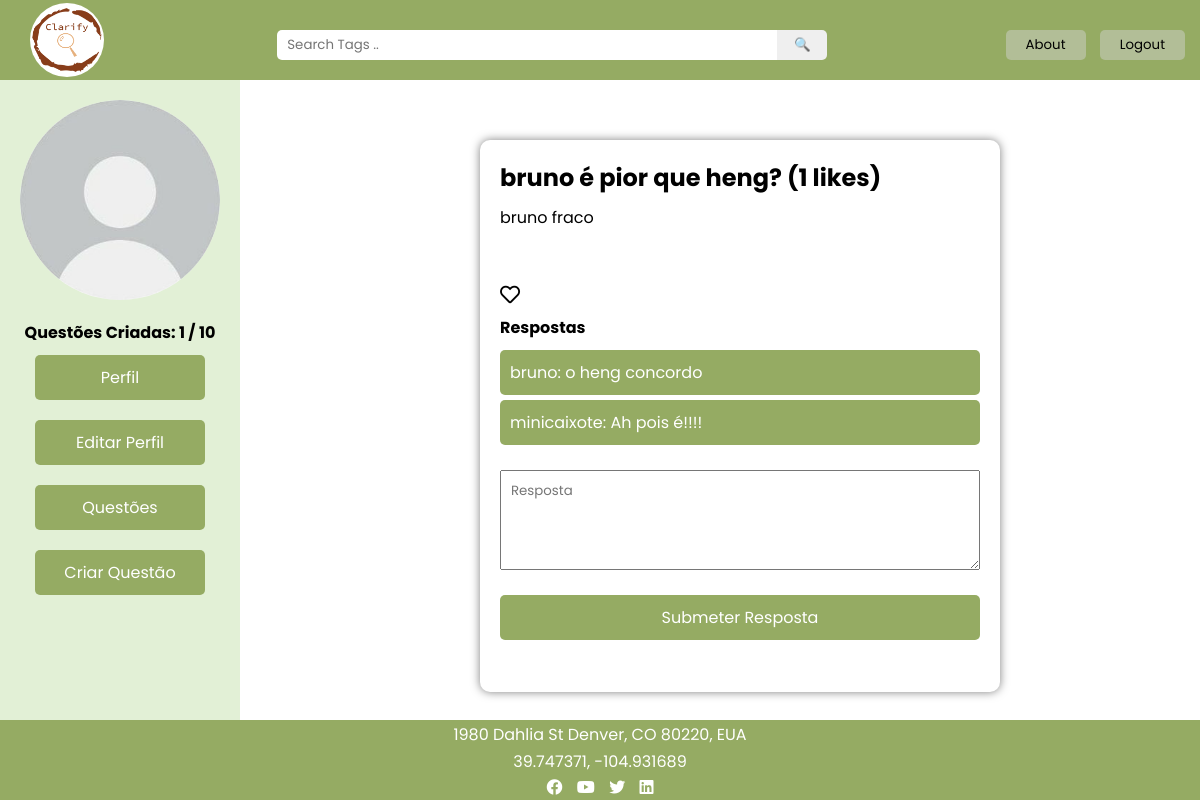
/forum/16/detalhe_questao (signed in), run on the app's committed database.
### forum/models.py (models this page shows)
class Utilizador(models.Model):
    user = models.OneToOneField(User, on_delete=models.CASCADE)
    imageURL = models.CharField(max_length=100, default="")
    descricao = models.CharField(max_length=500,default="")
    numeroQuestoes = models.IntegerField(default=0)

class Questao(models.Model):
    user = models.ForeignKey(User, on_delete=models.CASCADE)
    questao_titulo = models.CharField(max_length=100, default="")
    questao_descricao = models.CharField(max_length=500, default="")
    questao_data = models.DateTimeField('data da publicacao')
    tags = models.ManyToManyField('Tag', related_name='questao')
    numero_likes = models.IntegerField(default=0)

class Resposta(models.Model):
    questao = models.ForeignKey(Questao, on_delete=models.CASCADE)
    user = models.ForeignKey(User, on_delete=models.CASCADE)
    resposta_texto = models.CharField(max_length=10000)
    resposta_data = models.DateTimeField('data da resposta')

### forum/views.py (the view)
# urls.py: path("<int:questao_id>/detalhe_questao", views.detalhe_questao, name='detalhe_questao'), # pagina detalhe questao
def detalhe_questao(request, questao_id):
    questao = get_object_or_404(Questao, pk=questao_id)
    like = isLiked(request, questao)
    if request.method == 'POST':
        if request.user.is_authenticated:
            try:
                resposta_texto = request.POST['resposta_texto']
                Resposta.objects.create(questao=questao, user=request.user, resposta_texto=resposta_texto,
                                    resposta_data=timezone.now())
            except(KeyError):
                list_respostas = Resposta.objects.filter(questao=questao)
                return render(request, "detalhe_questao.html", {'questao': questao, "list": list_respostas, "like":like, "erro_message": "Erro"})
            list_respostas = Resposta.objects.filter(questao=questao)
            return render(request, 'detalhe_questao.html', {'questao': questao, "list": list_respostas, "like":like})
        else:
            list_respostas = Resposta.objects.filter(questao=questao)
            return render(request, 'detalhe_questao.html', {'questao':questao, 'list':list_respostas, "like":like, 'error_message':"Login necessário"})
    else:
        list_respostas = Resposta.objects.filter(questao=questao)
        return render(request, 'detalhe_questao.html', {'questao': questao, "list": list_respostas,"like":like})

### forum/views.py (called while the page is built)
def isLiked(request,questao):
    if request.user.is_authenticated:
        try:
            Like.objects.get(questao=questao, user=request.user)
            return True
        except Like.DoesNotExist:
            return False
    else: return False

### forum/templates/detalhe_questao.html (shortened to what this page needs)
{% extends 'index.html' %}
{% block conteudo %}
    <div class="detalhe_questao_content">
        <div class="info_questao">
            <h1>{{ questao.questao_titulo }} ({{ questao.numero_likes }} likes)</h1>
            <p>
                {{ questao.questao_descricao }}
            </p>
            <form action="{% url 'forum:like_questao' questao.id %}">
                {% if like %}
                    <button id="heart-button" class="fa fa-heart" style="color: red; font-size: 20px"></button>
                {% else %}
                    <button id="heart-button" class="far fa-heart" style="color: black; font-size: 20px"></button>
                {% endif %}
            </form>
        </div>
        <div class="lista_resposta">
            <label>Respostas</label>
            {% if list %}
                <ul>
                    {% for resposta in list %}
                        <li class="question">
                            {{ resposta.user.username }}: {{ resposta.resposta_texto }}
                        </li>
                    {% endfor %}
                </ul>
            {% else  %}
                Não há repostas!!!
            {% endif %}
        </div>
        <form class="detalhe_questao_form" action="{% url 'forum:detalhe_questao' questao.id %}" method="post">
            <textarea placeholder="Resposta" class="text_area" type="text" name="resposta_texto" rows="5" cols="50" required></textarea><br>
            <button class="submeter" type="submit">Submeter Resposta</button>
        </form>
    </div>
{% endblock %}

### forum/templates/index.html (shortened to what this page needs)
{% load static %}
<link rel="stylesheet" type="text/css" href="{% static 'style/style.css' %}" />
<!DOCTYPE html>
<html>
    <head>
      <link rel="stylesheet" href="https://cdnjs.cloudflare.com/ajax/libs/font-awesome/5.15.3/css/all.min.css" />
    </head>
    <body>
        {% block header %}
        <header>
            <nav>
                <a href="{% url 'forum:index' %}"><img src="{% static 'images/clarify_logo.png' %}" alt="Logo"></a>
                {% block search_bar %}
                    <form class="search-form" action="{% url 'forum:pesquisa_questoes' %}" method="post" >
                        <input type="text" name="tags" placeholder="Search Tags .." />
                        <input type="submit" value="🔍" />
                    </form>
                {% endblock %}
                <div class="button_nav_list">
                    <a href="{% url 'forum:about' %}"><button>About</button></a>
                    {% if user.is_authenticated%}
                    <a href="{% url 'forum:logoutView' %}"><button>Logout</button></a>
                    {% else %}
                    <a href="{% url 'forum:loginView' %}"><button>Login</button></a>
                    <a href="{% url 'forum:sign_up' %}"><button>Sign Up</button></a>
                    {% endif %}
                </div>
            </nav>
        </header>
        {% endblock %}
        {% block main %}
        <section>
            {% if request.user.is_authenticated %}
            <div class="nav-perfil">
                <div class="profile_picture">
                    {% if user.is_superuser %}
                        <img id="foto_perfil" src="{% static 'images/profile.jpg' %}" alt="Profile Picture">
                    {% else %}
                        <img id="foto_perfil" src="{% static user.utilizador.imageURL %}" alt="Profile Picture">
                    {% endif %}
                </div>
                {% if not request.user.is_superuser %}
                <h4>Questões Criadas: {{request.user.utilizador.numeroQuestoes}} / 10</h4>
                {% endif %}
                <ul class="button_list">
                    {% if not user.is_superuser %}
                        <li>
                            <a href="{% url 'forum:profile' %}" class="button">Perfil</a>
                        </li>
                        <li>
                            <a href="{% url 'forum:editar_perfil' %}" class="button">Editar Perfil</a>
                        </li>
                    {% endif %}
                    <li>
                        <a href="{% url 'forum:questoes_user' %}" class="button">Questões</a>
                    </li>
                    {% if request.user.is_superuser or request.user.utilizador.numeroQuestoes < 10 %}
                    <li>
                        <a href="{% url 'forum:criar_questao' %}" class="button">Criar Questão</a>
                    </li>
                    {% endif %}
                </ul>
            </div>
            {% endif %}
            <div class="main{% if not request.user.is_authenticated %} full-width{% endif %}">
                {% block conteudo %}{% endblock %}
            </div>
        </section>
        {% endblock %}
        {% block footer %}
        <footer>
            <p>1980 Dahlia St Denver, CO 80220, EUA</p>
            <p>39.747371, -104.931689</p>
            <div class="social-icons">
                <a href="https://www.facebook.com/"><i class="fab fa-facebook"></i></a>
                <a href="https://www.youtube.com/"><i class="fab fa-youtube"></i></a>
                <a href="https://twitter.com/"><i class="fab fa-twitter"></i></a>
                <a href="https://www.linkedin.com/"><i class="fab fa-linkedin"></i></a>
            </div>
        </footer>
        {% endblock %}
    </body>
</html>

### forum/static/style/style.css (style rules this page uses)
* { padding: 0; margin: 0; font-family: 'Poppins', sans-serif; }
body { display: grid; grid-template-rows: 10% 80% 10%; grid-template-columns: 1fr; height: 100vh; margin: 0; }
header { display: flex; justify-content: center; align-items: center; }
header nav { background-color: #95ab63; overflow: hidden; display: flex; align-items: center; justify-content: space-between; height: 100%; width: 100%; }
header nav img { background-color: white; border-radius: 50%; margin-left: 30px; height: 70px; width: 70px; padding: 2px; }
header nav .search-form { display: flex; margin: 0; }
header nav input[type="text"] { margin-top: 10px; height: 30px; width: 500px; border-radius: 5px 0 0 5px; border: none; padding-left: 10px; box-sizing: border-box; }
header nav input[type="submit"] { margin-top: 10px; height: 30px; width: 50px; border-radius: 0 5px 5px 0; border: none; padding: 0; box-sizing: border-box; }
.button_nav_list { float: left; display: inline-block; margin: 0 5px; }
header nav button { margin-top: 10px; margin-right: 10px; height: 30px; border: none; border-radius: 5px; background-color: #b2be97; cursor: pointer; padding: 0 20px; }
section { background-color: #f2f2f2; display: flex; flex-wrap: wrap; }
.nav-perfil { flex: 0 0 20%; display: flex; flex-direction: column; align-items: center; background-color: #e2f0d6; height: 100%; }
.profile_picture { width: 200px; height: 200px; margin-bottom: 20px; border-radius: 50%; overflow: hidden; margin-top: 20px; }
.profile_picture img { width: 100%; height: 100%; object-fit: cover; }
.button_list { width: 100%; list-style: none; padding: 0; margin: 0; display: flex; flex-direction: column; align-items: center; justify-content: center; text-align: center; }
.button_list li { margin-bottom: 10px; margin-top: 10px; }
.button { display: block; padding: 10px; background-color: #95ab63; color: #fff; text-align: center; text-decoration: none; border-radius: 5px; width: 150px; }
.main { flex: 1; background-color: white; align-items: center }
footer { background-color: #95ab63; color: white; display: flex; align-items: center; justify-content: center; flex-direction: column; text-align: center; }
footer p { margin-top: 1px; margin-bottom: 1px; }
.social-icons a { display: inline-block; margin: 0 5px; }
.social-icons a i { color: white; }
.detalhe_questao_content { width: 50%; height: 80%; margin: 60px 25% 0 25%; padding: 20px; border-radius: 10px; box-shadow: 0 0 10px rgba(0, 0, 0, 0.5); }
.detalhe_questao_form { display: flex; flex-direction: column; margin-top: 20px; }
.detalhe_questao_form textarea { padding: 10px; max-width: 100%; max-height: 100px; }
.info_questao form #heart-button { border: none; background-color: white; margin-right: 10px; }
.detalhe_questao_form .submeter { font-size: 16px; color: white; border: none; border-radius: 5px; padding: 10px; width: 100%; background-color: #95ab63; }
.lista_resposta { margin-top: 20px; }
.info_questao p { text-align: justify; font-size: 16px; height: 80px; margin-top: 10px; overflow: auto; clear: both; overflow-y: scroll; }
.lista_resposta { margin-top: 10px; }
.lista_resposta label { font-weight: bold; }
.lista_resposta ul { margin-top: 10px; height: 100px; overflow: auto; clear: both; overflow-y: scroll; }
.lista_resposta li { margin-bottom: 5px; color: white; list-style: none; background-color: #95ab63; border-radius: 5px; padding: 10px; }

### data on the page
Questao: questao_titulo "bruno é pior que heng?", numero_likes "1", questao_descricao "bruno fraco"
Resposta: user.username "bruno", resposta_texto "o heng concordo"
Resposta: user.username "minicaixote", resposta_texto "Ah pois é!!!!"

### other printed values
{{ request.user.utilizador.numeroQuestoes }} "1"
